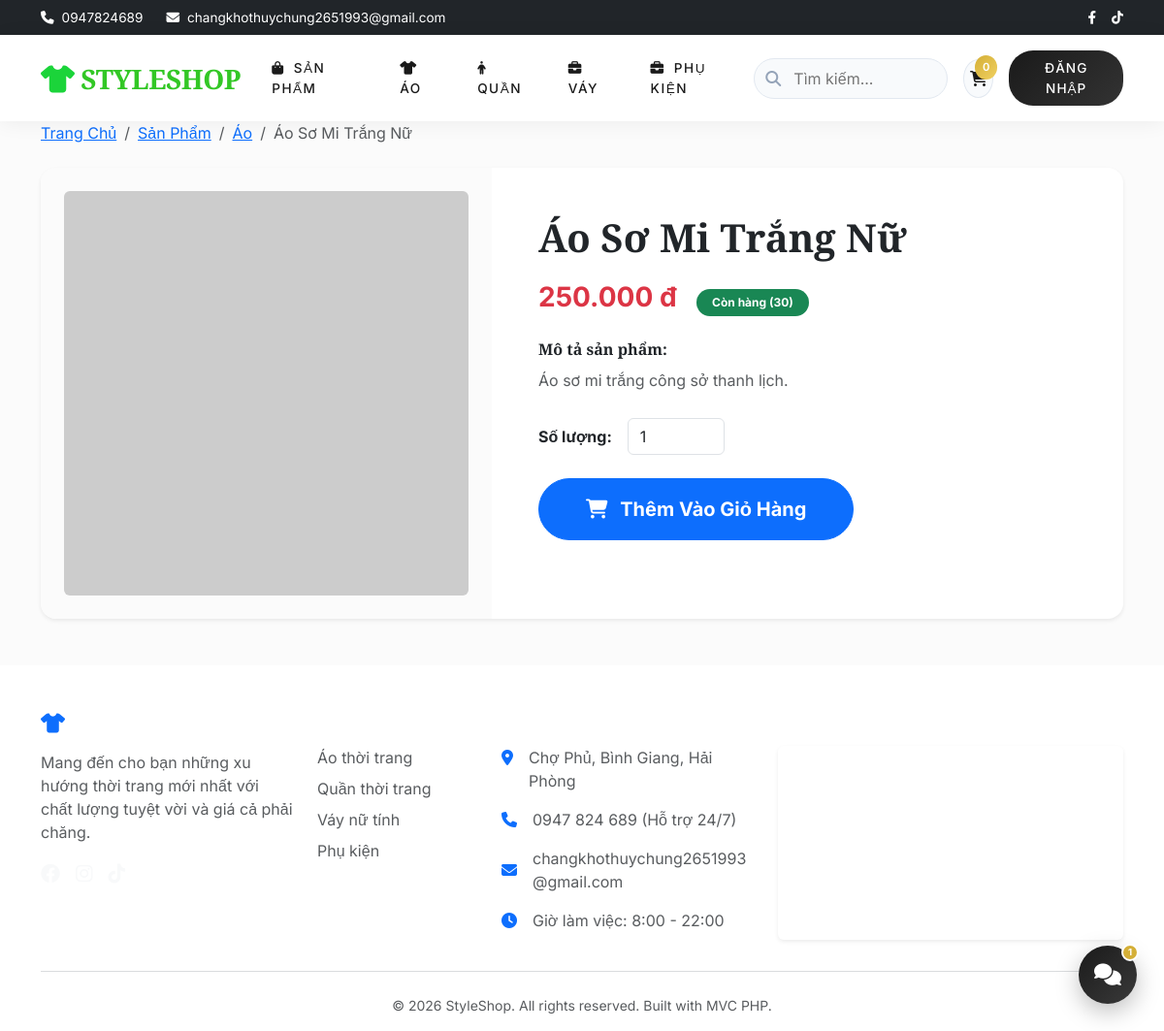
Page /product/detail/2 on the committed database.
### tables this page shows
CREATE TABLE `products` (
  `id` int(11) NOT NULL AUTO_INCREMENT,
  `category_id` int(11) NOT NULL,
  `name` varchar(255) NOT NULL,
  `description` text DEFAULT NULL,
  `price` decimal(10,2) NOT NULL,
  `image` varchar(255) DEFAULT NULL,
  `stock` int(11) NOT NULL DEFAULT 0,
  `created_at` timestamp NOT NULL DEFAULT current_timestamp(),
  PRIMARY KEY (`id`),
  KEY `category_id` (`category_id`),
  CONSTRAINT `products_ibfk_1` FOREIGN KEY (`category_id`) REFERENCES `categories` (`id`) ON DELETE CASCADE
);

CREATE TABLE `categories` (
  `id` int(11) NOT NULL AUTO_INCREMENT,
  `name` varchar(255) NOT NULL,
  `description` text DEFAULT NULL,
  `created_at` timestamp NOT NULL DEFAULT current_timestamp(),
  PRIMARY KEY (`id`)
);

### core/Controller.php (called while the page is built, shortened)
<?php
class Controller {
    public function model($model) {
        return new $model();
    }
    public function view($view, $data = []) {
        require_once 'views/' . $view . '.php';
    }
}
?>

### controllers/ProductController.php (called while the page is built, shortened)
<?php
class ProductController extends Controller {
    public function detail($id = null) {
        $productModel = $this->model('Product');
        $product = $productModel->readOne($id);
        $this->view('product/detail', ['product' => $product]);
    }
}
?>

### core/App.php (called while the page is built, shortened)
<?php
class App {
    protected $method = 'index';
    public function __construct() {
        $url = $this->parseUrl();
        if (isset($url[0]) && file_exists('controllers/' . ucfirst($url[0]) . 'Controller.php')) {
            unset($url[0]);
        }
        $this->controller = new $this->controller;
        if (isset($url[1])) {
            if (method_exists($this->controller, $url[1])) {
                $this->method = $url[1];
                unset($url[1]);
            }
        }
        $this->params = $url ? array_values($url) : [];
        call_user_func_array([$this->controller, $this->method], $this->params);
    }
    public function parseUrl() {
        if (isset($_GET['url'])) {
            return explode('/', filter_var(rtrim($_GET['url'], '/'), FILTER_SANITIZE_URL));
        }
    }
}
?>

### index.php (called while the page is built, shortened)
<?php
require_once 'core/App.php';
require_once 'core/Controller.php';
require_once 'config/database.php';
$app = new App();
?>

### models/Product.php (called while the page is built, shortened)
<?php
class Product {
    private $conn;
    private $table_name = "products";
    public function __construct() {
        $database = new Database();
        $this->conn = $database->getConnection();
    }
    public function readOne($id) {
        $query = "SELECT p.*, c.name as category_name
                  FROM " . $this->table_name . " p
                  LEFT JOIN categories c ON p.category_id = c.id
                  WHERE p.id = ? LIMIT 0,1";
        $stmt = $this->conn->prepare($query);
        $stmt->bindParam(1, $id);
        $stmt->execute();
        return $stmt->fetch(PDO::FETCH_ASSOC);
    }
}
?>

### config/database.php (called while the page is built, shortened)
<?php
class Database {
    private $host = "localhost";
    private $db_name = "shop_quan_ao";
    private $username = "root";
    private $password = "";
    public function getConnection() {
        $this->conn = null;
        try {
            $this->conn = new PDO("mysql:host=" . $this->host . ";dbname=" . $this->db_name, $this->username, $this->password);
            $this->conn->setAttribute(PDO::ATTR_ERRMODE, PDO::ERRMODE_EXCEPTION);
            $this->conn->exec("set names utf8mb4");
        } catch(PDOException $exception) {
            echo "Connection error: " . $exception->getMessage();
        }
        return $this->conn;
    }
}
?>

### views/product/detail.php (the view)
<?php require_once 'views/layouts/header.php'; ?>
<?php $product = $data['product']; ?>
<div class="container mb-5">
    <nav aria-label="breadcrumb" class="mb-4">
        <ol class="breadcrumb">
            <li class="breadcrumb-item"><a href="/shop_quan_ao/">Trang Chủ</a></li>
            <li class="breadcrumb-item"><a href="/shop_quan_ao/product">Sản Phẩm</a></li>
            <?php if (!empty($product['category_name'])): ?>
                <li class="breadcrumb-item"><a href="/shop_quan_ao/product/category/<?php echo $product['category_id']; ?>"><?php echo htmlspecialchars($product['category_name']); ?></a></li>
            <?php endif; ?>
            <li class="breadcrumb-item active" aria-current="page"><?php echo htmlspecialchars($product['name']); ?></li>
        </ol>
    </nav>
    <div class="card border-0 shadow-sm rounded-4 overflow-hidden">
        <div class="row g-0">
            <div class="col-md-5 bg-light d-flex align-items-center justify-content-center p-4" style="min-height: 400px;">
                <?php
                    $imgSrc = !empty($product['image']) ? '/shop_quan_ao/public/uploads/' . $product['image'] : 'https://via.placeholder.com/600x600.png?text=No+Image';
                ?>
                <img src="<?php echo $imgSrc; ?>" class="img-fluid rounded" alt="<?php echo htmlspecialchars($product['name']); ?>" style="max-height: 500px; object-fit: contain;">
            </div>
            <div class="col-md-7">
                <div class="card-body p-5">
                    <h1 class="card-title fw-bold mb-3"><?php echo htmlspecialchars($product['name']); ?></h1>
                    <div class="mb-4">
                        <span class="fs-3 fw-bold text-danger"><?php echo number_format($product['price'], 0, ',', '.'); ?> đ</span>
                        <?php if ($product['stock'] > 0): ?>
                            <span class="badge bg-success ms-3 rounded-pill px-3 py-2">Còn hàng (<?php echo $product['stock']; ?>)</span>
                        <?php else: ?>
                            <span class="badge bg-danger ms-3 rounded-pill px-3 py-2">Hết hàng</span>
                        <?php endif; ?>
                    </div>
                    <div class="mb-4">
                        <h6 class="fw-bold">Mô tả sản phẩm:</h6>
                        <p class="text-muted" style="line-height: 1.8;">
                            <?php echo nl2br(htmlspecialchars($product['description'] ?? 'Chưa có mô tả.')); ?>
                        </p>
                    </div>
                    <form action="/shop_quan_ao/cart/add/<?php echo $product['id']; ?>" method="POST" class="mt-4">
                        <div class="row align-items-center g-3 mb-4">
                            <div class="col-auto">
                                <label for="quantity" class="col-form-label fw-bold">Số lượng:</label>
                            </div>
                            <div class="col-auto">
                                <input type="number" id="quantity" name="quantity" class="form-control" value="1" min="1" max="<?php echo max(1, $product['stock']); ?>" style="width: 100px;">
                            </div>
                        </div>
                        <div class="d-flex gap-3">
                            <button type="submit" class="btn btn-primary btn-lg px-5 py-3 rounded-pill fw-bold" <?php echo $product['stock'] <= 0 ? 'disabled' : ''; ?>>
                                <i class="fa-solid fa-cart-shopping me-2"></i> Thêm Vào Giỏ Hàng
                            </button>
                        </div>
                    </form>
                </div>
            </div>
        </div>
    </div>
</div>
<?php require_once 'views/layouts/footer.php'; ?>

### public/css/style.css (style rules this page uses)
:root { --primary-color: #1a1a1a; --secondary-color: #f8f9fa; --accent-color: #d4af37; --text-main: #222222; --text-muted: #777777; --border-color: #eaeaea; --font-heading: 'Playfair Display', serif; --font-body: 'Inter', sans-serif; }
body { font-family: var(--font-body); color: var(--text-main); display: flex; flex-direction: column; min-height: 100vh; background-color: #fff; -webkit-font-smoothing: antialiased; }
h1, h2, h3, h4, h5, h6, .brand-font { font-family: var(--font-heading); font-weight: 700; }
.bg-light { background-color: #fbfbfb !important; }

### rows in the picture
products: category.name "Áo", name "Áo Sơ Mi Trắng Nữ", price "250.000", stock "30", description "Áo sơ mi trắng công sở thanh lịch."
